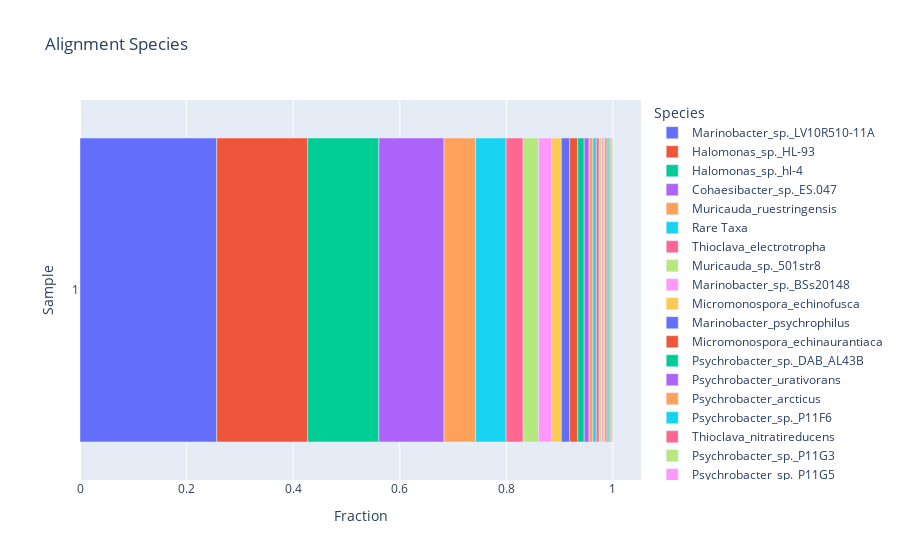

The code cell stored with this chart in its notebook:
### Code cell
# Plot with seaborn.
import plotly.express as px
fig = px.bar(pct.T, x=pct.index, y=pct.columns, title="Alignment Species", labels={'index': 'Sample', 'value': 'Fraction', "variable": "Species"})
fig.show()

### Figure 1 — Plotly figure (JSON) as saved in the notebook; plotly's stock layout.template omitted (floating-point values rounded to 4 significant figures)
{"data": [{"alignmentgroup": "True", "hovertemplate": "Species=Marinobacter_sp._LV10R510-11A<br>Fraction=%{x}<br>Sample=%{y}<extra></extra>", "legendgroup": "Marinobacter_sp._LV10R510-11A", "marker": {"color": "#636efa", "pattern": {"shape": ""}}, "name": "Marinobacter_sp._LV10R510-11A", "offsetgroup": "Marinobacter_sp._LV10R510-11A", "orientation": "h", "showlegend": true, "textposition": "auto", "type": "bar", "x": [0.2565], "xaxis": "x", "y": ["1"], "yaxis": "y"}, {"alignmentgroup": "True", "hovertemplate": "Species=Halomonas_sp._HL-93<br>Fraction=%{x}<br>Sample=%{y}<extra></extra>", "legendgroup": "Halomonas_sp._HL-93", "marker": {"color": "#EF553B", "pattern": {"shape": ""}}, "name": "Halomonas_sp._HL-93", "offsetgroup": "Halomonas_sp._HL-93", "orientation": "h", "showlegend": true, "textposition": "auto", "type": "bar", "x": [0.1706], "xaxis": "x", "y": ["1"], "yaxis": "y"}, {"alignmentgroup": "True", "hovertemplate": "Species=Halomonas_sp._hl-4<br>Fraction=%{x}<br>Sample=%{y}<extra></extra>", "legendgroup": "Halomonas_sp._hl-4", "marker": {"color": "#00cc96", "pattern": {"shape": ""}}, "name": "Halomonas_sp._hl-4", "offsetgroup": "Halomonas_sp._hl-4", "orientation": "h", "showlegend": true, "textposition": "auto", "type": "bar", "x": [0.1336], "xaxis": "x", "y": ["1"], "yaxis": "y"}, {"alignmentgroup": "True", "hovertemplate": "Species=Cohaesibacter_sp._ES.047<br>Fraction=%{x}<br>Sample=%{y}<extra></extra>", "legendgroup": "Cohaesibacter_sp._ES.047", "marker": {"color": "#ab63fa", "pattern": {"shape": ""}}, "name": "Cohaesibacter_sp._ES.047", "offsetgroup": "Cohaesibacter_sp._ES.047", "orientation": "h", "showlegend": true, "textposition": "auto", "type": "bar", "x": [0.1224], "xaxis": "x", "y": ["1"], "yaxis": "y"}, {"alignmentgroup": "True", "hovertemplate": "Species=Muricauda_ruestringensis<br>Fraction=%{x}<br>Sample=%{y}<extra></extra>", "legendgroup": "Muricauda_ruestringensis", "marker": {"color": "#FFA15A", "pattern": {"shape": ""}}, "name": "Muricauda_ruestringensis", "offsetgroup": "Muricauda_ruestringensis", "orientation": "h", "showlegend": true, "textposition": "auto", "type": "bar", "x": [0.05905], "xaxis": "x", "y": ["1"], "yaxis": "y"}, {"alignmentgroup": "True", "hovertemplate": "Species=Rare Taxa<br>Fraction=%{x}<br>Sample=%{y}<extra></extra>", "legendgroup": "Rare Taxa", "marker": {"color": "#19d3f3", "pattern": {"shape": ""}}, "name": "Rare Taxa", "offsetgroup": "Rare Taxa", "orientation": "h", "showlegend": true, "textposition": "auto", "type": "bar", "x": [0.05731], "xaxis": "x", "y": ["1"], "yaxis": "y"}, {"alignmentgroup": "True", "hovertemplate": "Species=Thioclava_electrotropha<br>Fraction=%{x}<br>Sample=%{y}<extra></extra>", "legendgroup": "Thioclava_electrotropha", "marker": {"color": "#FF6692", "pattern": {"shape": ""}}, "name": "Thioclava_electrotropha", "offsetgroup": "Thioclava_electrotropha", "orientation": "h", "showlegend": true, "textposition": "auto", "type": "bar", "x": [0.032], "xaxis": "x", "y": ["1"], "yaxis": "y"}, {"alignmentgroup": "True", "hovertemplate": "Species=Muricauda_sp._501str8<br>Fraction=%{x}<br>Sample=%{y}<extra></extra>", "legendgroup": "Muricauda_sp._501str8", "marker": {"color": "#B6E880", "pattern": {"shape": ""}}, "name": "Muricauda_sp._501str8", "offsetgroup": "Muricauda_sp._501str8", "orientation": "h", "showlegend": true, "textposition": "auto", "type": "bar", "x": [0.02892], "xaxis": "x", "y": ["1"], "yaxis": "y"}, {"alignmentgroup": "True", "hovertemplate": "Species=Marinobacter_sp._BSs20148<br>Fraction=%{x}<br>Sample=%{y}<extra></extra>", "legendgroup": "Marinobacter_sp._BSs20148", "marker": {"color": "#FF97FF", "pattern": {"shape": ""}}, "name": "Marinobacter_sp._BSs20148", "offsetgroup": "Marinobacter_sp._BSs20148", "orientation": "h", "showlegend": true, "textposition": "auto", "type": "bar", "x": [0.02489], "xaxis": "x", "y": ["1"], "yaxis": "y"}, {"alignmentgroup": "True", "hovertemplate": "Species=Micromonospora_echinofusca<br>Fraction=%{x}<br>Sample=%{y}<extra></extra>", "legendgroup": "Micromonospora_echinofusca", "marker": {"color": "#FECB52", "pattern": {"shape": ""}}, "name": "Micromonospora_echinofusca", "offsetgroup": "Micromonospora_echinofusca", "orientation": "h", "showlegend": true, "textposition": "auto", "type": "bar", "x": [0.01774], "xaxis": "x", "y": ["1"], "yaxis": "y"}, {"alignmentgroup": "True", "hovertemplate": "Species=Marinobacter_psychrophilus<br>Fraction=%{x}<br>Sample=%{y}<extra></extra>", "legendgroup": "Marinobacter_psychrophilus", "marker": {"color": "#636efa", "pattern": {"shape": ""}}, "name": "Marinobacter_psychrophilus", "offsetgroup": "Marinobacter_psychrophilus", "orientation": "h", "showlegend": true, "textposition": "auto", "type": "bar", "x": [0.01581], "xaxis": "x", "y": ["1"], "yaxis": "y"}, {"alignmentgroup": "True", "hovertemplate": "Species=Micromonospora_echinaurantiaca<br>Fraction=%{x}<br>Sample=%{y}<extra></extra>", "legendgroup": "Micromonospora_echinaurantiaca", "marker": {"color": "#EF553B", "pattern": {"shape": ""}}, "name": "Micromonospora_echinaurantiaca", "offsetgroup": "Micromonospora_echinaurantiaca", "orientation": "h", "showlegend": true, "textposition": "auto", "type": "bar", "x": [0.01492], "xaxis": "x", "y": ["1"], "yaxis": "y"}, {"alignmentgroup": "True", "hovertemplate": "Species=Psychrobacter_sp._DAB_AL43B<br>Fraction=%{x}<br>Sample=%{y}<extra></extra>", "legendgroup": "Psychrobacter_sp._DAB_AL43B", "marker": {"color": "#00cc96", "pattern": {"shape": ""}}, "name": "Psychrobacter_sp._DAB_AL43B", "offsetgroup": "Psychrobacter_sp._DAB_AL43B", "orientation": "h", "showlegend": true, "textposition": "auto", "type": "bar", "x": [0.01226], "xaxis": "x", "y": ["1"], "yaxis": "y"}, {"alignmentgroup": "True", "hovertemplate": "Species=Psychrobacter_urativorans<br>Fraction=%{x}<br>Sample=%{y}<extra></extra>", "legendgroup": "Psychrobacter_urativorans", "marker": {"color": "#ab63fa", "pattern": {"shape": ""}}, "name": "Psychrobacter_urativorans", "offsetgroup": "Psychrobacter_urativorans", "orientation": "h", "showlegend": true, "textposition": "auto", "type": "bar", "x": [0.009159], "xaxis": "x", "y": ["1"], "yaxis": "y"}, {"alignmentgroup": "True", "hovertemplate": "Species=Psychrobacter_arcticus<br>Fraction=%{x}<br>Sample=%{y}<extra></extra>", "legendgroup": "Psychrobacter_arcticus", "marker": {"color": "#FFA15A", "pattern": {"shape": ""}}, "name": "Psychrobacter_arcticus", "offsetgroup": "Psychrobacter_arcticus", "orientation": "h", "showlegend": true, "textposition": "auto", "type": "bar", "x": [0.007184], "xaxis": "x", "y": ["1"], "yaxis": "y"}, {"alignmentgroup": "True", "hovertemplate": "Species=Psychrobacter_sp._P11F6<br>Fraction=%{x}<br>Sample=%{y}<extra></extra>", "legendgroup": "Psychrobacter_sp._P11F6", "marker": {"color": "#19d3f3", "pattern": {"shape": ""}}, "name": "Psychrobacter_sp._P11F6", "offsetgroup": "Psychrobacter_sp._P11F6", "orientation": "h", "showlegend": true, "textposition": "auto", "type": "bar", "x": [0.006263], "xaxis": "x", "y": ["1"], "yaxis": "y"}, {"alignmentgroup": "True", "hovertemplate": "Species=Thioclava_nitratireducens<br>Fraction=%{x}<br>Sample=%{y}<extra></extra>", "legendgroup": "Thioclava_nitratireducens", "marker": {"color": "#FF6692", "pattern": {"shape": ""}}, "name": "Thioclava_nitratireducens", "offsetgroup": "Thioclava_nitratireducens", "orientation": "h", "showlegend": true, "textposition": "auto", "type": "bar", "x": [0.005648], "xaxis": "x", "y": ["1"], "yaxis": "y"}, {"alignmentgroup": "True", "hovertemplate": "Species=Psychrobacter_sp._P11G3<br>Fraction=%{x}<br>Sample=%{y}<extra></extra>", "legendgroup": "Psychrobacter_sp._P11G3", "marker": {"color": "#B6E880", "pattern": {"shape": ""}}, "name": "Psychrobacter_sp._P11G3", "offsetgroup": "Psychrobacter_sp._P11G3", "orientation": "h", "showlegend": true, "textposition": "auto", "type": "bar", "x": [0.004164], "xaxis": "x", "y": ["1"], "yaxis": "y"}, {"alignmentgroup": "True", "hovertemplate": "Species=Psychrobacter_sp._P11G5<br>Fraction=%{x}<br>Sample=%{y}<extra></extra>", "legendgroup": "Psychrobacter_sp._P11G5", "marker": {"color": "#FF97FF", "pattern": {"shape": ""}}, "name": "Psychrobacter_sp._P11G5", "offsetgroup": "Psychrobacter_sp._P11G5", "orientation": "h", "showlegend": true, "textposition": "auto", "type": "bar", "x": [0.003944], "xaxis": "x", "y": ["1"], "yaxis": "y"}, {"alignmentgroup": "True", "hovertemplate": "Species=Psychrobacter_sp._P2G3<br>Fraction=%{x}<br>Sample=%{y}<extra></extra>", "legendgroup": "Psychrobacter_sp._P2G3", "marker": {"color": "#FECB52", "pattern": {"shape": ""}}, "name": "Psychrobacter_sp._P2G3", "offsetgroup": "Psychrobacter_sp._P2G3", "orientation": "h", "showlegend": true, "textposition": "auto", "type": "bar", "x": [0.003141], "xaxis": "x", "y": ["1"], "yaxis": "y"}, {"alignmentgroup": "True", "hovertemplate": "Species=Psychrobacter_sp._28M-43<br>Fraction=%{x}<br>Sample=%{y}<extra></extra>", "legendgroup": "Psychrobacter_sp._28M-43", "marker": {"color": "#636efa", "pattern": {"shape": ""}}, "name": "Psychrobacter_sp._28M-43", "offsetgroup": "Psychrobacter_sp._28M-43", "orientation": "h", "showlegend": true, "textposition": "auto", "type": "bar", "x": [0.002808], "xaxis": "x", "y": ["1"], "yaxis": "y"}, {"alignmentgroup": "True", "hovertemplate": "Species=Psychrobacter_sp._KCTC_72983<br>Fraction=%{x}<br>Sample=%{y}<extra></extra>", "legendgroup": "Psychrobacter_sp._KCTC_72983", "marker": {"color": "#EF553B", "pattern": {"shape": ""}}, "name": "Psychrobacter_sp._KCTC_72983", "offsetgroup": "Psychrobacter_sp._KCTC_72983", "orientation": "h", "showlegend": true, "textposition": "auto", "type": "bar", "x": [0.002083], "xaxis": "x", "y": ["1"], "yaxis": "y"}, {"alignmentgroup": "True", "hovertemplate": "Species=Psychrobacter_sp._G<br>Fraction=%{x}<br>Sample=%{y}<extra></extra>", "legendgroup": "Psychrobacter_sp._G", "marker": {"color": "#00cc96", "pattern": {"shape": ""}}, "name": "Psychrobacter_sp._G", "offsetgroup": "Psychrobacter_sp._G", "orientation": "h", "showlegend": true, "textposition": "auto", "type": "bar", "x": [0.002067], "xaxis": "x", "y": ["1"], "yaxis": "y"}, {"alignmentgroup": "True", "hovertemplate": "Species=Psychrobacter_sp._AntiMn-1<br>Fraction=%{x}<br>Sample=%{y}<extra></extra>", "legendgroup": "Psychrobacter_sp._AntiMn-1", "marker": {"color": "#ab63fa", "pattern": {"shape": ""}}, "name": "Psychrobacter_sp._AntiMn-1", "offsetgroup": "Psychrobacter_sp._AntiMn-1", "orientation": "h", "showlegend": true, "textposition": "auto", "type": "bar", "x": [0.001888], "xaxis": "x", "y": ["1"], "yaxis": "y"}, {"alignmentgroup": "True", "hovertemplate": "Species=Psychrobacter_cryohalolentis<br>Fraction=%{x}<br>Sample=%{y}<extra></extra>", "legendgroup": "Psychrobacter_cryohalolentis", "marker": {"color": "#FFA15A", "pattern": {"shape": ""}}, "name": "Psychrobacter_cryohalolentis", "offsetgroup": "Psychrobacter_cryohalolentis", "orientation": "h", "showlegend": true, "textposition": "auto", "type": "bar", "x": [0.001866], "xaxis": "x", "y": ["1"], "yaxis": "y"}, {"alignmentgroup": "True", "hovertemplate": "Species=Psychrobacter_arenosus<br>Fraction=%{x}<br>Sample=%{y}<extra></extra>", "legendgroup": "Psychrobacter_arenosus", "marker": {"color": "#19d3f3", "pattern": {"shape": ""}}, "name": "Psychrobacter_arenosus", "offsetgroup": "Psychrobacter_arenosus", "orientation": "h", "showlegend": true, "textposition": "auto", "type": "bar", "x": [0.00162], "xaxis": "x", "y": ["1"], "yaxis": "y"}, {"alignmentgroup": "True", "hovertemplate": "Species=Flagellimonas_maritima<br>Fraction=%{x}<br>Sample=%{y}<extra></extra>", "legendgroup": "Flagellimonas_maritima", "marker": {"color": "#FF6692", "pattern": {"shape": ""}}, "name": "Flagellimonas_maritima", "offsetgroup": "Flagellimonas_maritima", "orientation": "h", "showlegend": true, "textposition": "auto", "type": "bar", "x": [0.001058], "xaxis": "x", "y": ["1"], "yaxis": "y"}, {"alignmentgroup": "True", "hovertemplate": "Species=Maribacter_cobaltidurans<br>Fraction=%{x}<br>Sample=%{y}<extra></extra>", "legendgroup": "Maribacter_cobaltidurans", "marker": {"color": "#B6E880", "pattern": {"shape": ""}}, "name": "Maribacter_cobaltidurans", "offsetgroup": "Maribacter_cobaltidurans", "orientation": "h", "showlegend": true, "textposition": "auto", "type": "bar", "x": [0.001032], "xaxis": "x", "y": ["1"], "yaxis": "y"}], "layout": {"barmode": "relative", "legend": {"title": {"text": "Species"}, "tracegroupgap": 0}, "title": {"text": "Alignment Species"}, "xaxis": {"anchor": "y", "domain": [0, 1], "title": {"text": "Fraction"}}, "yaxis": {"anchor": "x", "domain": [0, 1], "title": {"text": "Sample"}}}}
